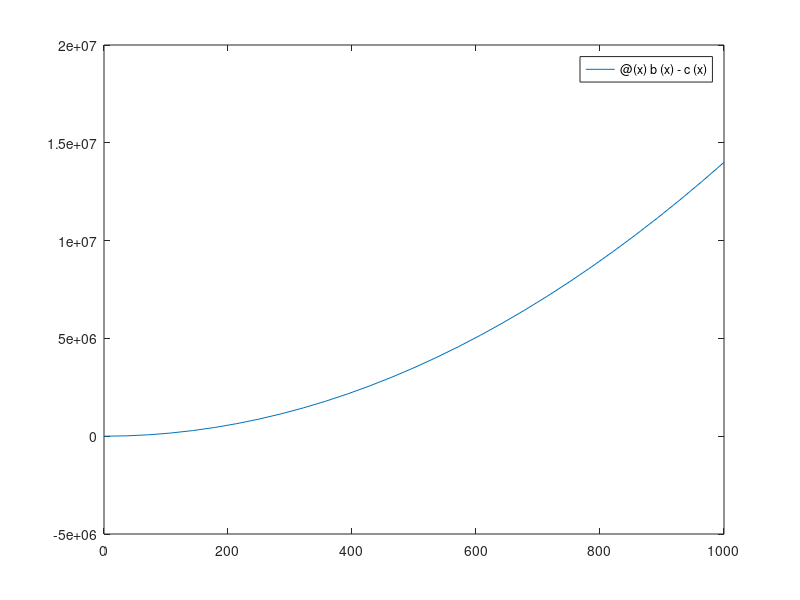

Write MATLAB code to recreate this figure.
v1 = linspace(1, 100, 10);
v2 = linspace(1, 10, 10);

y = @(x) 5*x.^3 + 2*x - 1;

fprintf('The second value in the vector resulting from the evaluation of y at vector v1 is %.1f\n', y(v1))
fprintf('The second value in the vector resulting from the evaluation of y at vector v2 is %.1f\n', y(v2))

b = @(x) x.^2 + 3*x.^2 - 4;
c = @(x) -10*x.^2 - x + 2;
d = @(x) b(x) - c(x);

figure (1);
fplot(d, [0 1000]);

fprintf('b and c intersect at %f\n', fzero(d, [0 100]));